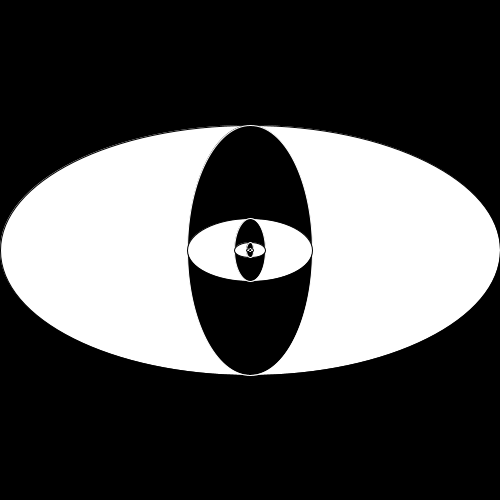
Frame 1 (no input)
Frame 60 (the mouse pressed at the canvas centre just before this capture): identical to frame 1, image omitted
Frame 120 (the mouse held since frame 60 and released just before this capture): identical to frame 1, image omitted

The Processing sketch that drew this single still picture (run headless with seeded random() and noise(); from frame 60 on, the mouse is pressed at the canvas centre):

// Processing sketch: cateye
// ── cateye.pde
//cateye
void setup() {
  size(500, 500);
}

void draw() {
  background(0);
  draw_cateye(width, 0);
}

void draw_cateye(float r, int num) {
  if (r<1) {
    return;
  }
  pushMatrix();
  translate(width/2, height/2);
  if (num%2==0) {
    fill(255);
    stroke(0);
    ellipse(0, 0, r, r/2);
  } else {
    fill(0);
    stroke(255);
    ellipse(0, 0, r/2, r);
  }
  popMatrix();
  draw_cateye(r/2, num+1);
}

void keyPressed() {
  if ( key == ' ' ) {
    save( "cateye.png" );
  }
}
